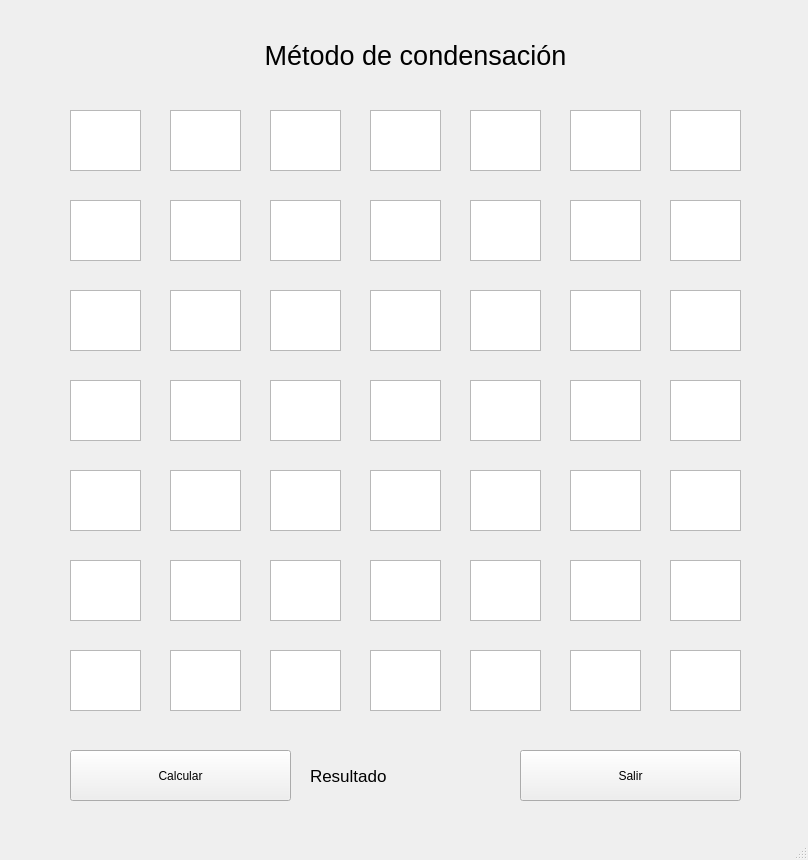
<?xml version="1.0" encoding="UTF-8"?>
<ui version="4.0">
 <class>MainWindow</class>
 <widget class="QMainWindow" name="MainWindow">
  <property name="geometry">
   <rect>
    <x>0</x>
    <y>0</y>
    <width>808</width>
    <height>860</height>
   </rect>
  </property>
  <property name="windowTitle">
   <string>MainWindow</string>
  </property>
  <widget class="QWidget" name="centralwidget">
   <widget class="QLabel" name="lblmaintext">
    <property name="geometry">
     <rect>
      <x>190</x>
      <y>10</y>
      <width>451</width>
      <height>91</height>
     </rect>
    </property>
    <property name="font">
     <font>
      <pointsize>20</pointsize>
     </font>
    </property>
    <property name="text">
     <string>Método de condensación</string>
    </property>
    <property name="textFormat">
     <enum>Qt::AutoText</enum>
    </property>
    <property name="scaledContents">
     <bool>false</bool>
    </property>
    <property name="alignment">
     <set>Qt::AlignCenter</set>
    </property>
   </widget>
   <widget class="QTextEdit" name="txb11">
    <property name="geometry">
     <rect>
      <x>70</x>
      <y>110</y>
      <width>71</width>
      <height>61</height>
     </rect>
    </property>
   </widget>
   <widget class="QTextEdit" name="txb12">
    <property name="geometry">
     <rect>
      <x>170</x>
      <y>110</y>
      <width>71</width>
      <height>61</height>
     </rect>
    </property>
   </widget>
   <widget class="QTextEdit" name="txb13">
    <property name="geometry">
     <rect>
      <x>270</x>
      <y>110</y>
      <width>71</width>
      <height>61</height>
     </rect>
    </property>
   </widget>
   <widget class="QTextEdit" name="txb14">
    <property name="geometry">
     <rect>
      <x>370</x>
      <y>110</y>
      <width>71</width>
      <height>61</height>
     </rect>
    </property>
   </widget>
   <widget class="QTextEdit" name="txb16">
    <property name="geometry">
     <rect>
      <x>570</x>
      <y>110</y>
      <width>71</width>
      <height>61</height>
     </rect>
    </property>
   </widget>
   <widget class="QTextEdit" name="txb17">
    <property name="geometry">
     <rect>
      <x>670</x>
      <y>110</y>
      <width>71</width>
      <height>61</height>
     </rect>
    </property>
   </widget>
   <widget class="QTextEdit" name="txb15">
    <property name="geometry">
     <rect>
      <x>470</x>
      <y>110</y>
      <width>71</width>
      <height>61</height>
     </rect>
    </property>
   </widget>
   <widget class="QTextEdit" name="txb25">
    <property name="geometry">
     <rect>
      <x>470</x>
      <y>200</y>
      <width>71</width>
      <height>61</height>
     </rect>
    </property>
   </widget>
   <widget class="QTextEdit" name="txb27">
    <property name="geometry">
     <rect>
      <x>670</x>
      <y>200</y>
      <width>71</width>
      <height>61</height>
     </rect>
    </property>
   </widget>
   <widget class="QTextEdit" name="txb23">
    <property name="geometry">
     <rect>
      <x>270</x>
      <y>200</y>
      <width>71</width>
      <height>61</height>
     </rect>
    </property>
   </widget>
   <widget class="QTextEdit" name="txb24">
    <property name="geometry">
     <rect>
      <x>370</x>
      <y>200</y>
      <width>71</width>
      <height>61</height>
     </rect>
    </property>
   </widget>
   <widget class="QTextEdit" name="txb26">
    <property name="geometry">
     <rect>
      <x>570</x>
      <y>200</y>
      <width>71</width>
      <height>61</height>
     </rect>
    </property>
   </widget>
   <widget class="QTextEdit" name="txb22">
    <property name="geometry">
     <rect>
      <x>170</x>
      <y>200</y>
      <width>71</width>
      <height>61</height>
     </rect>
    </property>
   </widget>
   <widget class="QTextEdit" name="txb21">
    <property name="geometry">
     <rect>
      <x>70</x>
      <y>200</y>
      <width>71</width>
      <height>61</height>
     </rect>
    </property>
   </widget>
   <widget class="QTextEdit" name="txb35">
    <property name="geometry">
     <rect>
      <x>470</x>
      <y>290</y>
      <width>71</width>
      <height>61</height>
     </rect>
    </property>
   </widget>
   <widget class="QTextEdit" name="txb37">
    <property name="geometry">
     <rect>
      <x>670</x>
      <y>290</y>
      <width>71</width>
      <height>61</height>
     </rect>
    </property>
   </widget>
   <widget class="QTextEdit" name="txb46">
    <property name="geometry">
     <rect>
      <x>570</x>
      <y>380</y>
      <width>71</width>
      <height>61</height>
     </rect>
    </property>
   </widget>
   <widget class="QTextEdit" name="txb43">
    <property name="geometry">
     <rect>
      <x>270</x>
      <y>380</y>
      <width>71</width>
      <height>61</height>
     </rect>
    </property>
   </widget>
   <widget class="QTextEdit" name="txb33">
    <property name="geometry">
     <rect>
      <x>270</x>
      <y>290</y>
      <width>71</width>
      <height>61</height>
     </rect>
    </property>
   </widget>
   <widget class="QTextEdit" name="txb34">
    <property name="geometry">
     <rect>
      <x>370</x>
      <y>290</y>
      <width>71</width>
      <height>61</height>
     </rect>
    </property>
   </widget>
   <widget class="QTextEdit" name="txb47">
    <property name="geometry">
     <rect>
      <x>670</x>
      <y>380</y>
      <width>71</width>
      <height>61</height>
     </rect>
    </property>
   </widget>
   <widget class="QTextEdit" name="txb42">
    <property name="geometry">
     <rect>
      <x>170</x>
      <y>380</y>
      <width>71</width>
      <height>61</height>
     </rect>
    </property>
   </widget>
   <widget class="QTextEdit" name="txb36">
    <property name="geometry">
     <rect>
      <x>570</x>
      <y>290</y>
      <width>71</width>
      <height>61</height>
     </rect>
    </property>
   </widget>
   <widget class="QTextEdit" name="txb44">
    <property name="geometry">
     <rect>
      <x>370</x>
      <y>380</y>
      <width>71</width>
      <height>61</height>
     </rect>
    </property>
   </widget>
   <widget class="QTextEdit" name="txb45">
    <property name="geometry">
     <rect>
      <x>470</x>
      <y>380</y>
      <width>71</width>
      <height>61</height>
     </rect>
    </property>
   </widget>
   <widget class="QTextEdit" name="txb32">
    <property name="geometry">
     <rect>
      <x>170</x>
      <y>290</y>
      <width>71</width>
      <height>61</height>
     </rect>
    </property>
   </widget>
   <widget class="QTextEdit" name="txb41">
    <property name="geometry">
     <rect>
      <x>70</x>
      <y>380</y>
      <width>71</width>
      <height>61</height>
     </rect>
    </property>
   </widget>
   <widget class="QTextEdit" name="txb31">
    <property name="geometry">
     <rect>
      <x>70</x>
      <y>290</y>
      <width>71</width>
      <height>61</height>
     </rect>
    </property>
   </widget>
   <widget class="QTextEdit" name="txb62">
    <property name="geometry">
     <rect>
      <x>170</x>
      <y>560</y>
      <width>71</width>
      <height>61</height>
     </rect>
    </property>
   </widget>
   <widget class="QTextEdit" name="txb73">
    <property name="geometry">
     <rect>
      <x>270</x>
      <y>650</y>
      <width>71</width>
      <height>61</height>
     </rect>
    </property>
   </widget>
   <widget class="QTextEdit" name="txb66">
    <property name="geometry">
     <rect>
      <x>570</x>
      <y>560</y>
      <width>71</width>
      <height>61</height>
     </rect>
    </property>
   </widget>
   <widget class="QTextEdit" name="txb75">
    <property name="geometry">
     <rect>
      <x>470</x>
      <y>650</y>
      <width>71</width>
      <height>61</height>
     </rect>
    </property>
   </widget>
   <widget class="QTextEdit" name="txb57">
    <property name="geometry">
     <rect>
      <x>670</x>
      <y>470</y>
      <width>71</width>
      <height>61</height>
     </rect>
    </property>
   </widget>
   <widget class="QTextEdit" name="txb61">
    <property name="geometry">
     <rect>
      <x>70</x>
      <y>560</y>
      <width>71</width>
      <height>61</height>
     </rect>
    </property>
   </widget>
   <widget class="QTextEdit" name="txb77">
    <property name="geometry">
     <rect>
      <x>670</x>
      <y>650</y>
      <width>71</width>
      <height>61</height>
     </rect>
    </property>
   </widget>
   <widget class="QTextEdit" name="txb55">
    <property name="geometry">
     <rect>
      <x>470</x>
      <y>470</y>
      <width>71</width>
      <height>61</height>
     </rect>
    </property>
   </widget>
   <widget class="QTextEdit" name="txb52">
    <property name="geometry">
     <rect>
      <x>170</x>
      <y>470</y>
      <width>71</width>
      <height>61</height>
     </rect>
    </property>
   </widget>
   <widget class="QTextEdit" name="txb51">
    <property name="geometry">
     <rect>
      <x>70</x>
      <y>470</y>
      <width>71</width>
      <height>61</height>
     </rect>
    </property>
   </widget>
   <widget class="QTextEdit" name="txb53">
    <property name="geometry">
     <rect>
      <x>270</x>
      <y>470</y>
      <width>71</width>
      <height>61</height>
     </rect>
    </property>
   </widget>
   <widget class="QTextEdit" name="txb64">
    <property name="geometry">
     <rect>
      <x>370</x>
      <y>560</y>
      <width>71</width>
      <height>61</height>
     </rect>
    </property>
   </widget>
   <widget class="QTextEdit" name="txb74">
    <property name="geometry">
     <rect>
      <x>370</x>
      <y>650</y>
      <width>71</width>
      <height>61</height>
     </rect>
    </property>
   </widget>
   <widget class="QTextEdit" name="txb63">
    <property name="geometry">
     <rect>
      <x>270</x>
      <y>560</y>
      <width>71</width>
      <height>61</height>
     </rect>
    </property>
   </widget>
   <widget class="QTextEdit" name="txb56">
    <property name="geometry">
     <rect>
      <x>570</x>
      <y>470</y>
      <width>71</width>
      <height>61</height>
     </rect>
    </property>
   </widget>
   <widget class="QTextEdit" name="txb72">
    <property name="geometry">
     <rect>
      <x>170</x>
      <y>650</y>
      <width>71</width>
      <height>61</height>
     </rect>
    </property>
   </widget>
   <widget class="QTextEdit" name="txb76">
    <property name="geometry">
     <rect>
      <x>570</x>
      <y>650</y>
      <width>71</width>
      <height>61</height>
     </rect>
    </property>
   </widget>
   <widget class="QTextEdit" name="txb54">
    <property name="geometry">
     <rect>
      <x>370</x>
      <y>470</y>
      <width>71</width>
      <height>61</height>
     </rect>
    </property>
   </widget>
   <widget class="QTextEdit" name="txb67">
    <property name="geometry">
     <rect>
      <x>670</x>
      <y>560</y>
      <width>71</width>
      <height>61</height>
     </rect>
    </property>
   </widget>
   <widget class="QTextEdit" name="txb65">
    <property name="geometry">
     <rect>
      <x>470</x>
      <y>560</y>
      <width>71</width>
      <height>61</height>
     </rect>
    </property>
   </widget>
   <widget class="QTextEdit" name="txb71">
    <property name="geometry">
     <rect>
      <x>70</x>
      <y>650</y>
      <width>71</width>
      <height>61</height>
     </rect>
    </property>
   </widget>
   <widget class="QPushButton" name="btncalculate">
    <property name="geometry">
     <rect>
      <x>70</x>
      <y>750</y>
      <width>221</width>
      <height>51</height>
     </rect>
    </property>
    <property name="text">
     <string>Calcular</string>
    </property>
   </widget>
   <widget class="QPushButton" name="btnexit">
    <property name="geometry">
     <rect>
      <x>520</x>
      <y>750</y>
      <width>221</width>
      <height>51</height>
     </rect>
    </property>
    <property name="text">
     <string>Salir</string>
    </property>
   </widget>
   <widget class="QLabel" name="lblresult">
    <property name="geometry">
     <rect>
      <x>310</x>
      <y>760</y>
      <width>141</width>
      <height>31</height>
     </rect>
    </property>
    <property name="font">
     <font>
      <pointsize>13</pointsize>
     </font>
    </property>
    <property name="text">
     <string>Resultado</string>
    </property>
   </widget>
  </widget>
  <widget class="QMenuBar" name="menubar">
   <property name="geometry">
    <rect>
     <x>0</x>
     <y>0</y>
     <width>808</width>
     <height>26</height>
    </rect>
   </property>
  </widget>
  <widget class="QStatusBar" name="statusbar"/>
 </widget>
 <resources/>
 <connections/>
</ui>
